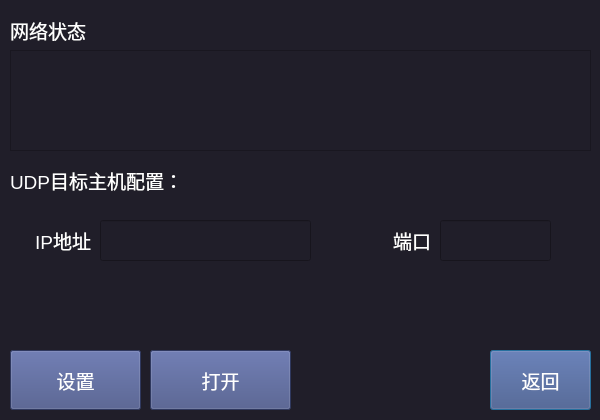
<?xml version="1.0" encoding="UTF-8"?>
<ui version="4.0">
 <class>networkSetting</class>
 <widget class="QDialog" name="networkSetting">
  <property name="geometry">
   <rect>
    <x>0</x>
    <y>0</y>
    <width>600</width>
    <height>420</height>
   </rect>
  </property>
  <property name="sizePolicy">
   <sizepolicy hsizetype="Preferred" vsizetype="Fixed">
    <horstretch>0</horstretch>
    <verstretch>0</verstretch>
   </sizepolicy>
  </property>
  <property name="font">
   <font>
    <pointsize>14</pointsize>
   </font>
  </property>
  <property name="windowTitle">
   <string>网络设置</string>
  </property>
  <property name="styleSheet">
   <string notr="true">background-color: rgb(32, 30, 41);
color: rgb(255, 255, 255);</string>
  </property>
  <widget class="QTextEdit" name="textEditInfo">
   <property name="geometry">
    <rect>
     <x>10</x>
     <y>50</y>
     <width>581</width>
     <height>101</height>
    </rect>
   </property>
  </widget>
  <widget class="QLabel" name="label">
   <property name="geometry">
    <rect>
     <x>10</x>
     <y>20</y>
     <width>181</width>
     <height>21</height>
    </rect>
   </property>
   <property name="text">
    <string>网络状态</string>
   </property>
  </widget>
  <widget class="QLabel" name="label_2">
   <property name="geometry">
    <rect>
     <x>10</x>
     <y>220</y>
     <width>81</width>
     <height>41</height>
    </rect>
   </property>
   <property name="text">
    <string>IP地址</string>
   </property>
   <property name="alignment">
    <set>Qt::AlignRight|Qt::AlignTrailing|Qt::AlignVCenter</set>
   </property>
  </widget>
  <widget class="QLineEdit" name="lineEditIp">
   <property name="geometry">
    <rect>
     <x>100</x>
     <y>220</y>
     <width>211</width>
     <height>41</height>
    </rect>
   </property>
  </widget>
  <widget class="QLineEdit" name="lineEditPort">
   <property name="geometry">
    <rect>
     <x>440</x>
     <y>220</y>
     <width>111</width>
     <height>41</height>
    </rect>
   </property>
  </widget>
  <widget class="QLabel" name="label_3">
   <property name="geometry">
    <rect>
     <x>350</x>
     <y>220</y>
     <width>81</width>
     <height>41</height>
    </rect>
   </property>
   <property name="text">
    <string>端口</string>
   </property>
   <property name="alignment">
    <set>Qt::AlignRight|Qt::AlignTrailing|Qt::AlignVCenter</set>
   </property>
  </widget>
  <widget class="QLabel" name="label_4">
   <property name="geometry">
    <rect>
     <x>10</x>
     <y>170</y>
     <width>201</width>
     <height>21</height>
    </rect>
   </property>
   <property name="text">
    <string>UDP目标主机配置：</string>
   </property>
  </widget>
  <widget class="QPushButton" name="btnBack">
   <property name="geometry">
    <rect>
     <x>490</x>
     <y>350</y>
     <width>101</width>
     <height>60</height>
    </rect>
   </property>
   <property name="font">
    <font>
     <pointsize>14</pointsize>
     <weight>50</weight>
     <italic>false</italic>
     <bold>false</bold>
    </font>
   </property>
   <property name="focusPolicy">
    <enum>Qt::ClickFocus</enum>
   </property>
   <property name="styleSheet">
    <string notr="true">background-color: rgb(66, 79, 131);</string>
   </property>
   <property name="text">
    <string>返回</string>
   </property>
  </widget>
  <widget class="QPushButton" name="btnSet">
   <property name="geometry">
    <rect>
     <x>10</x>
     <y>350</y>
     <width>131</width>
     <height>60</height>
    </rect>
   </property>
   <property name="font">
    <font>
     <pointsize>14</pointsize>
     <weight>50</weight>
     <italic>false</italic>
     <bold>false</bold>
    </font>
   </property>
   <property name="focusPolicy">
    <enum>Qt::ClickFocus</enum>
   </property>
   <property name="styleSheet">
    <string notr="true">background-color: rgb(66, 79, 131);</string>
   </property>
   <property name="text">
    <string>设置</string>
   </property>
  </widget>
  <widget class="QLabel" name="labelInfo">
   <property name="geometry">
    <rect>
     <x>10</x>
     <y>300</y>
     <width>581</width>
     <height>31</height>
    </rect>
   </property>
   <property name="text">
    <string/>
   </property>
  </widget>
  <widget class="QPushButton" name="btnConnect">
   <property name="geometry">
    <rect>
     <x>150</x>
     <y>350</y>
     <width>141</width>
     <height>60</height>
    </rect>
   </property>
   <property name="font">
    <font>
     <pointsize>14</pointsize>
     <weight>50</weight>
     <italic>false</italic>
     <bold>false</bold>
    </font>
   </property>
   <property name="focusPolicy">
    <enum>Qt::ClickFocus</enum>
   </property>
   <property name="styleSheet">
    <string notr="true">background-color: rgb(66, 79, 131);</string>
   </property>
   <property name="text">
    <string>打开</string>
   </property>
  </widget>
 </widget>
 <resources/>
 <connections/>
</ui>
